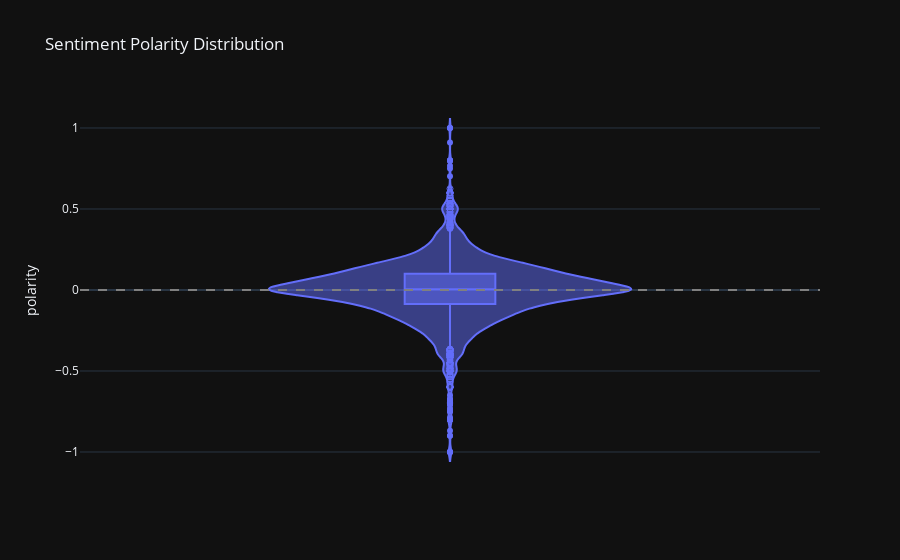
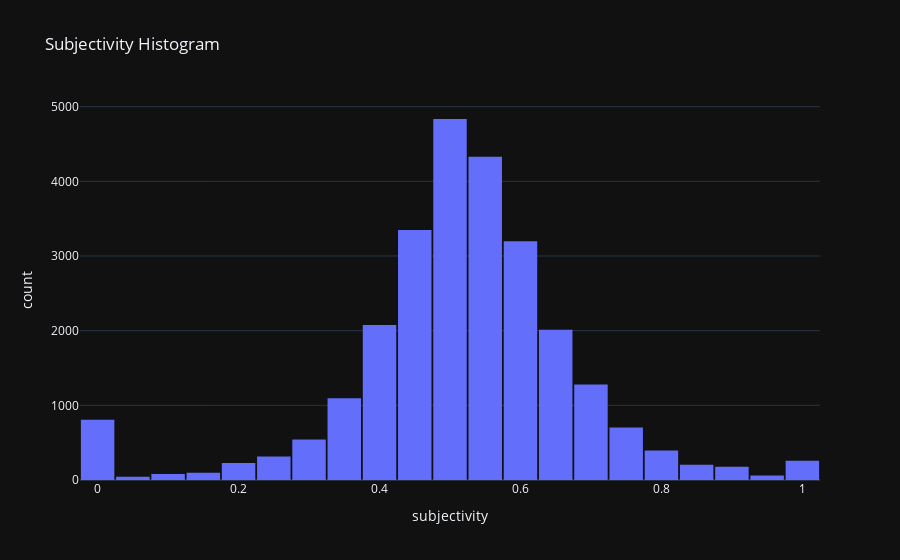

Write notebook code for charts like these, in order.
### Code cell
fig1 = px.violin(df.sample(min(4000, len(df)), random_state=42),
                y="polarity", box=True, points="suspectedoutliers",
                title="Sentiment Polarity Distribution")
fig1.add_hline(y=0, line_dash="dash", line_color="gray")
fig1.show()


fig2 = px.histogram(df, x="subjectivity", nbins=40, title="Subjectivity Histogram")
fig2.update_layout(bargap=0.05)
fig2.show()

### Figure 1 — Plotly figure (JSON) as saved in the notebook; plotly's stock layout.template omitted (floating-point values rounded to 4 significant figures; data arrays with more than 128 entries replaced by an {"elided": "..."} marker saying what was removed)
{"data": [{"alignmentgroup": "True", "box": {"visible": true}, "hovertemplate": "polarity=%{y}<extra></extra>", "legendgroup": "", "marker": {"color": "#636efa"}, "name": "", "offsetgroup": "", "orientation": "v", "points": "suspectedoutliers", "scalegroup": "True", "showlegend": false, "type": "violin", "x0": " ", "xaxis": "x", "y": {"elided": "4000 float values"}, "y0": " ", "yaxis": "y"}], "layout": {"legend": {"tracegroupgap": 0}, "shapes": [{"line": {"color": "gray", "dash": "dash"}, "type": "line", "x0": 0, "x1": 1, "xref": "x domain", "y0": 0, "y1": 0, "yref": "y"}], "title": {"text": "Sentiment Polarity Distribution"}, "violinmode": "group", "xaxis": {"anchor": "y", "domain": [0, 1]}, "yaxis": {"anchor": "x", "domain": [0, 1], "title": {"text": "polarity"}}}}

### Figure 2 — Plotly figure (JSON) as saved in the notebook; plotly's stock layout.template omitted (floating-point values rounded to 4 significant figures; data arrays with more than 128 entries replaced by an {"elided": "..."} marker saying what was removed)
{"data": [{"bingroup": "x", "hovertemplate": "subjectivity=%{x}<br>count=%{y}<extra></extra>", "legendgroup": "", "marker": {"color": "#636efa", "pattern": {"shape": ""}}, "name": "", "nbinsx": 40, "orientation": "v", "showlegend": false, "type": "histogram", "x": {"elided": "26076 float values"}, "xaxis": "x", "yaxis": "y"}], "layout": {"bargap": 0.05, "barmode": "relative", "legend": {"tracegroupgap": 0}, "title": {"text": "Subjectivity Histogram"}, "xaxis": {"anchor": "y", "domain": [0, 1], "title": {"text": "subjectivity"}}, "yaxis": {"anchor": "x", "domain": [0, 1], "title": {"text": "count"}}}}
